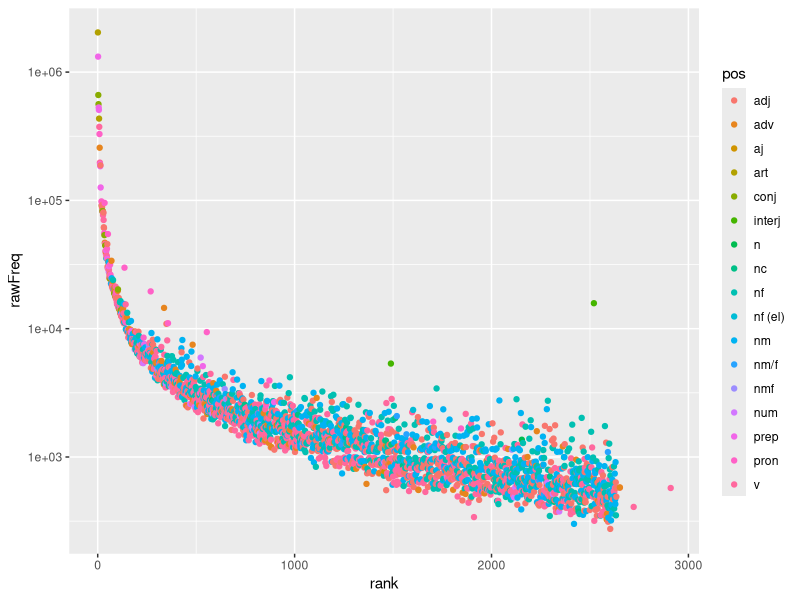
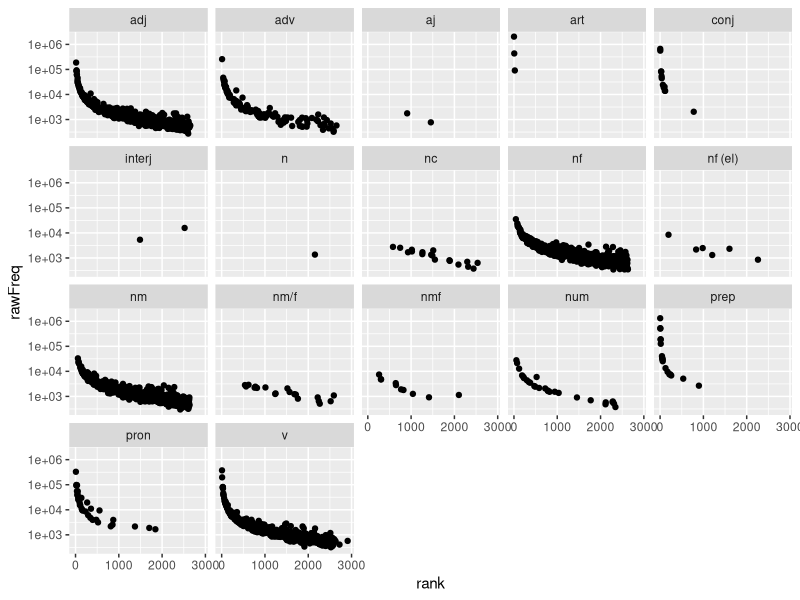

Write the R code that produced these figures, in order.
# Cargar paquetes
library(dplyr)
library(ggplot2)

# Cargar datos
spanLexData <- read.csv("spanLexData.csv")

# Analizar datos
str(spanLexData)
glimpse(spanLexData)

# Ver los niveles de la columna pos
unique(spanLexData$pos)

# Mostrar los primeros 100 observaciones
head(spanLexData, n=100)

# Reordernar según rank
spanLexData <- spanLexData %>%
  arrange(rank)

# Crear gráfica
ggplot(spanLexData, aes(y=rawFreq,x=rank,color=pos)) +
  geom_point() +
  scale_y_log10()

# Ver por una gráfica de dispersión por pos
ggplot(spanLexData, aes(y=rawFreq,x=rank)) +
  geom_point() +
  scale_y_log10() +
  facet_wrap(~pos)